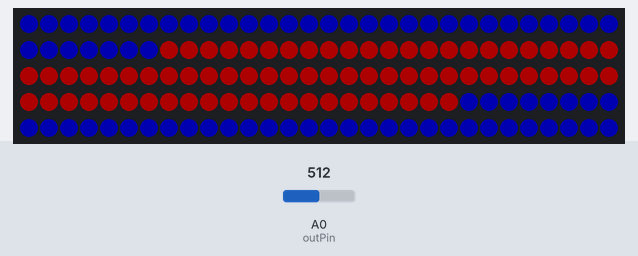
Bench run of a sketch on a simulated Arduino Mega 2560, built with avr-gcc and run on an emulated ATmega2560. On the bench: 150 RGB LEDs in strip order, left to right, continuing on the next row. Inputs (shaded band) come from the test bench; at power-on: A0 (outPin) = 512. Dim RGB values are drawn brighter than linear.

Above: at 0.45 s.
At 9.33 s:
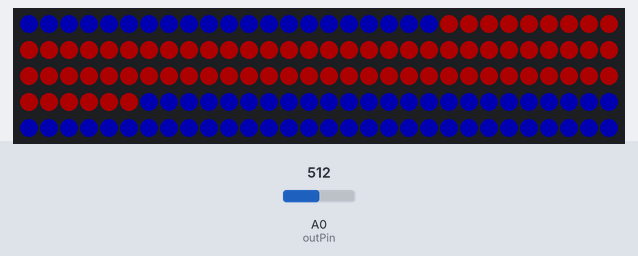
At 19.09 s:
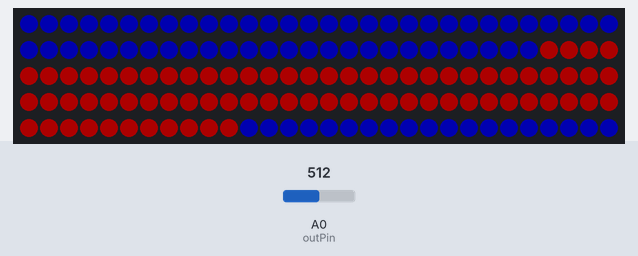
At 27.32 s:
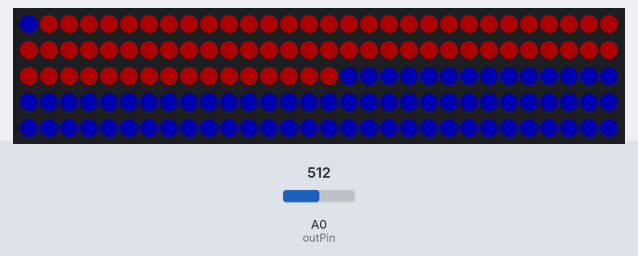
At 37.9 s:
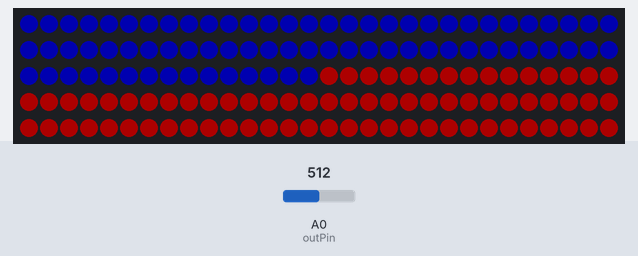

The sketch:

main.ino
```cpp
#include <Adafruit_NeoPixel.h>
#include <neoColour.h>

#define PIN             3
#define NUMPIXELS       150
#define array_length(x)(sizeof(x)/sizeof(*x)) //Returns the number of items in array

int strobePin  = 2;    // Strobe Pin on the MSGEQ7
int resetPin   = 1;    // Reset Pin on the MSGEQ7
int outPin     = A0;   // Output Pin on the MSGEQ7
int level[3][7]; 	       // An array to hold the values from the 7 frequency bands.
// Where levels[n][0] is the latest reading and [n][2] is the oldest stored reading.


int xoyo[5][5];
int msgPercentage[7];
Adafruit_NeoPixel pixels = Adafruit_NeoPixel(NUMPIXELS, PIN, NEO_GRB + NEO_KHZ800);

int modes[5] = {0};
int filters[5];


// Mode Global Vars
// (I hate writing non OO code as much as you hate reading it)
// I am not a C++ programmer, this project is *not* intended to be
// reused on other hardware. This is not a library.
//
// I originally started a neat, extendable OO python library which
// is also in GitHub, although the RPi doesn't perform fast enough to
// control the LED strip in response to moment to moment music voltages.
//

// --| AudioAnalytics
int level_delta[7]; // Store the delta of each block over
boolean newBeat;  // True if a new beat is detected
int audio_volume;

// --| mode_spin
boolean rotate_clockwise = false;
int rotation_index = 20;
boolean spin_bool_array[NUMPIXELS] = {0};
// To save memory, represent primary colour
// by true and secondaryColour as false in
// intermediate arrays for the rotation function.
int halfpoint = NUMPIXELS/2;
//	boolean  pixel_is_primary[NUMPIXELS];

	boolean starting_spin_array[NUMPIXELS] = {0};


void setFullStrip(uint32_t colour, boolean show=false){
	for (int i = 0; i<NUMPIXELS;i++){
		pixels.setPixelColor(i, colour);
	}
	if(show){
		pixels.show();
	}
}
void setup() {
	pixels.begin();
	// Define our pin modes
	pinMode      (strobePin, OUTPUT);
	pinMode      (resetPin,  OUTPUT);
	pinMode      (outPin,    INPUT);

	// Create an initial state for our pins
	digitalWrite (resetPin,  LOW);
	digitalWrite (strobePin, LOW);
	delay        (1);
	// Reset the MSGEQ7 as per the datasheet timing diagram
	digitalWrite (resetPin,  HIGH);
	delay        (1);
	digitalWrite (resetPin,  LOW);
	digitalWrite (strobePin, HIGH);
	delay        (1);
	setFullStrip(pixels.Color(255,0,0), true);
	delay(3);
	setFullStrip(pixels.Color(0,0,0), true);


	//Mode Specific setup files

	setup_mode_spin();

}

void setup_mode_spin(){
	// --| mode_spin
	for (int i = 0; i<NUMPIXELS;i++){
		// We know that our array is the same length as NUMPIXELS
		// So why calculate the length again with array_length();
		// when we can use NUMPIXELS

		if (i<halfpoint){
		starting_spin_array[i] = true;
		} else {
			starting_spin_array[i] = false;
		}
	}


}

void clear_pixels(){
	setFullStrip(pixels.Color(0,0,0));
}
void loop() {
	readMSG();
	calc_msg_percentage();
	clear_pixels();
	// *-----------------*
	// Mode index
	// 0	view_spectrum
	// 1	bar
	//
	// -------------------
	// Filter Index
	// 0	spin
	//
	// *-----------------*
	uint32_t primaryColour = pixels.Color(50,0,0);
	uint32_t secondaryColour = pixels.Color(0,0,55);

	modes[0] = 2;
	for (int i = 0; i< array_length(modes); i++){
		switch (modes[i]){
			case 0:
				break;
			case 1:
				view_spectrum(primaryColour, secondaryColour);
				break;
			case 2:
				mode_spin(primaryColour, secondaryColour);
				break;
			case 3:
				setFullStrip(pixels.Color(100,100,255), true);
				break;
		}	}
	pixels.show();
	//	neoColour::init(255,255,255);
}

void rotate_bool_array(boolean clockwise){
	boolean firstItem = spin_bool_array[0];
	bool lastItem = spin_bool_array[NUMPIXELS];

	if (clockwise){
		for (int i = 0; i<NUMPIXELS;i++){
			spin_bool_array[i] = spin_bool_array[i+1];
		}

		spin_bool_array[NUMPIXELS] = firstItem;

	} else {
		for (int i = NUMPIXELS; i!=0;i--){
			spin_bool_array[i] = spin_bool_array[i-1];
		}
		spin_bool_array[0] = lastItem;
	}
}

uint32_t colour_with_intensity(uint32_t, int intensity_percentage){
	//return pixels.Color()
	return 0;
}

void view_spectrum(uint32_t primaryColour, uint32_t secondaryColour){
	for (int i = 0; i<NUMPIXELS;i++){
		if (i<level[0][0]/8){
			pixels.setPixelColor(i, pixels.Color(255,0,100));
		}
	}

}

void mode_spin(uint32_t primaryColour, uint32_t secondaryColour){
	memcpy(spin_bool_array, starting_spin_array, sizeof(spin_bool_array));
	//spin_bool_array = starting_spin_array;
	for (int i = 0; i<=rotation_index;i++){
		rotate_bool_array(rotate_clockwise);
	}

	for (int i = 0; i<NUMPIXELS;i++){
		// We know that our array is the same length as NUMPIXELS
		// So why calculate the length again with array_length();
		// when we can use NUMPIXELS

		if (spin_bool_array[i]){
			pixels.setPixelColor(i, primaryColour);
		} else {
			pixels.setPixelColor(i, secondaryColour);
		}
	}
	rotation_index = rotation_index + 1;
	if (rotation_index == NUMPIXELS){
		rotation_index = 0;
	}
}

void AudioAnalytics(){
	calc_audio_volume();
	newBeat = beatDetect();


}

void calc_audio_volume(){
	audio_volume = 0;
	for (int i = 0; i <7; i++){
		audio_volume = audio_volume + level[0][i];
	}
	audio_volume = audio_volume /7;
}

bool beatDetect(){
	if (level[0][3] > 40 ){
		return true;
	} else {
		return false;
	}

}


void readMSG(){

	for (int i = 2; i-->1;){ //Shift the arrays positions backwards in history
		for (int l_pos = 0; l_pos < 7; l_pos++) {
			level[i][l_pos] = level[i-1][l_pos];
		}
	}
	for (int i = 0; i < 7; i++) { // Read new values from ADC and place them in the 0th position
		digitalWrite       (strobePin, LOW);
		delayMicroseconds  (100);                    // Delay necessary due to timing diagram
		level[0][0] =         analogRead (outPin);
		digitalWrite       (strobePin, HIGH);
		delayMicroseconds  (100);                    // Delay necessary due to timing diagram
	}
}

void calc_msg_percentage(){
	for (int i = 0; i<7; i++){
		msgPercentage[i] = map(level[0][i],0,1000,0,100);
	}
}
```

Measured:
- what the display in image 4 shows lasts 1.5 s, from 37.9 s to 39.4 s
